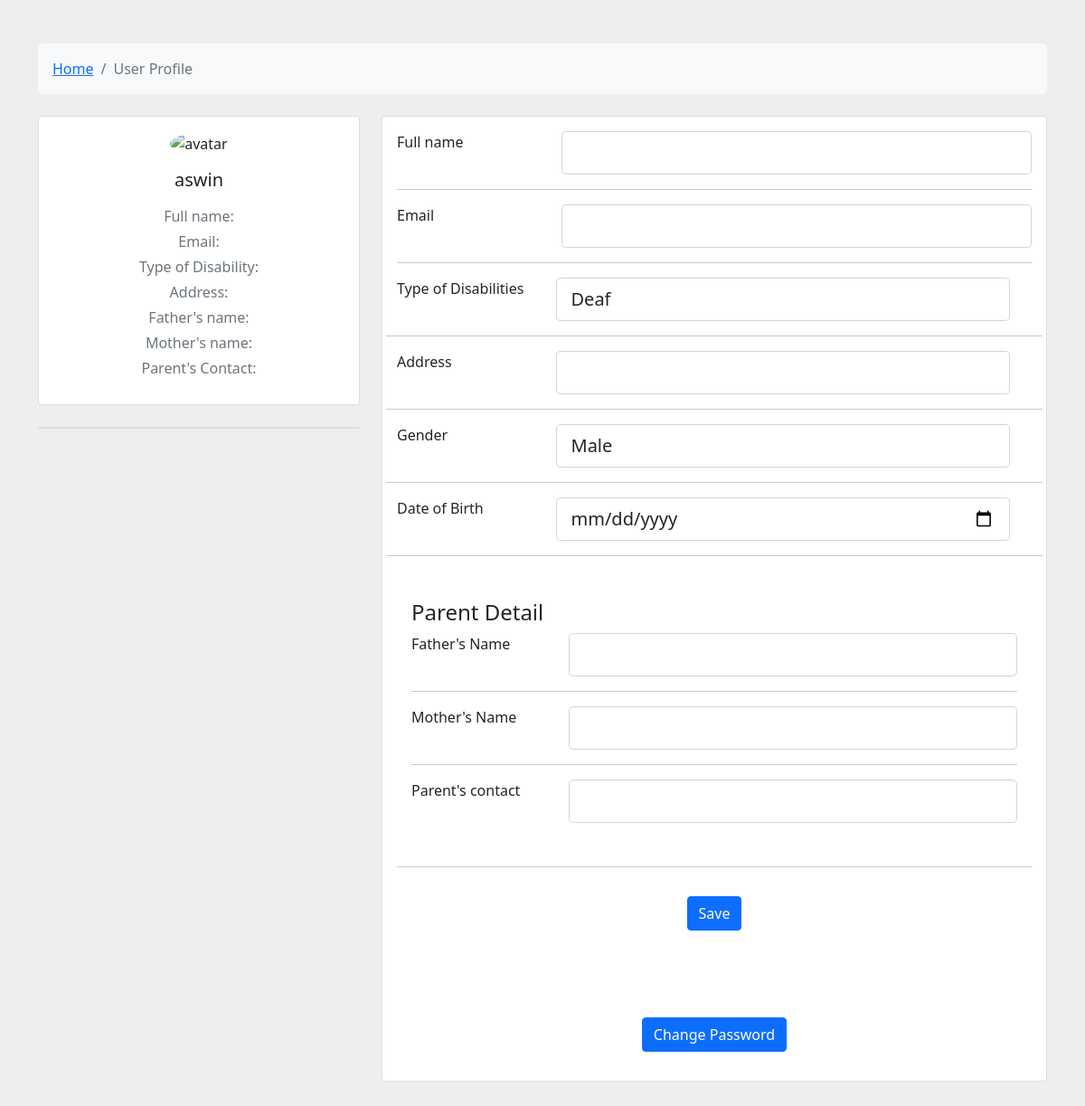
The page /teacherprofile/ (signed in) on the database as committed earlier.
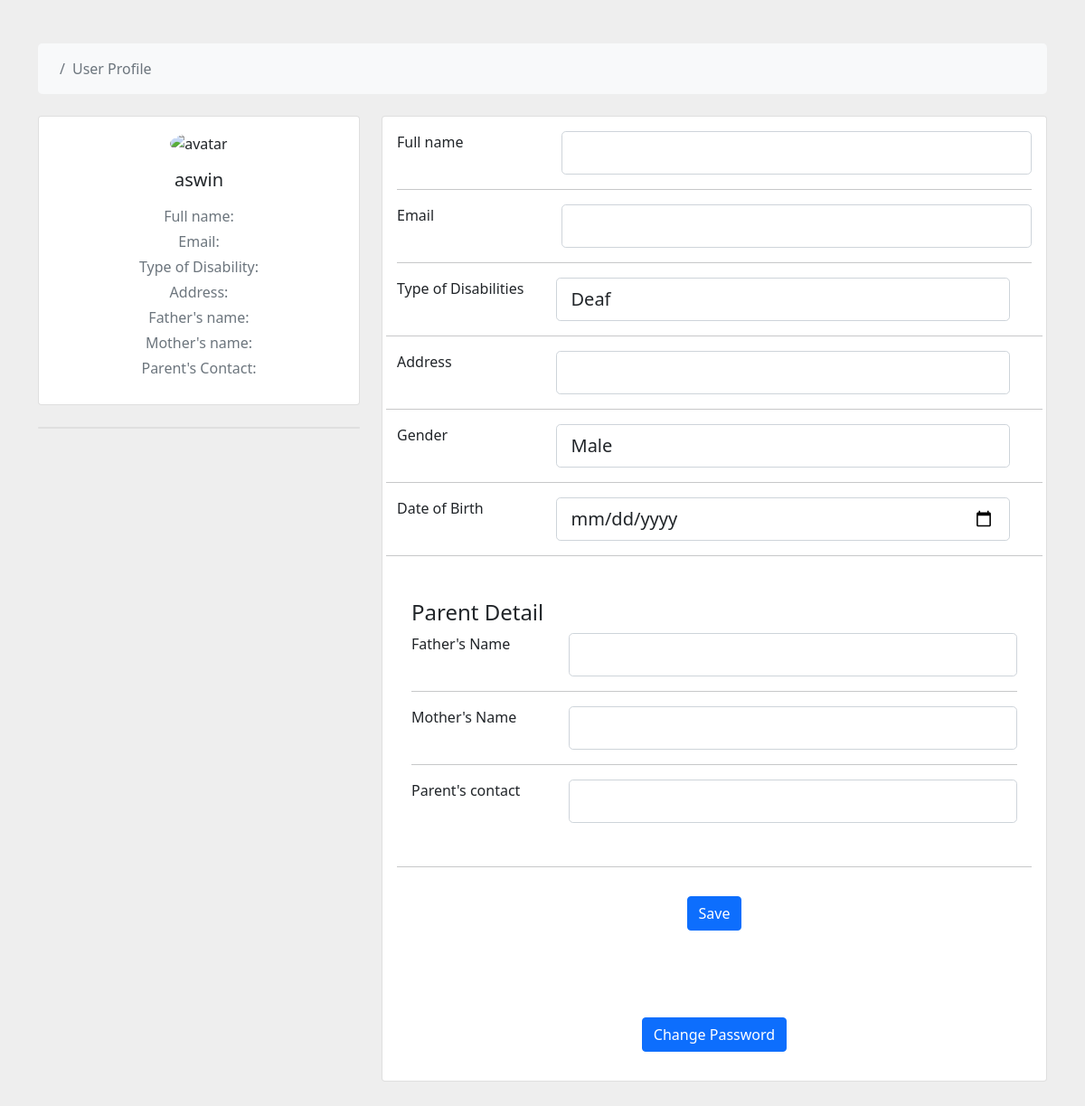
The same page on the database as committed later.
### app1/views.py (the view)
# urls.py: path('teacherprofile/', views.teacherprofile, name ='teacherprofile'),
def teacherprofile(request):
     return render(request,'teacherprofile.html')

### templates/teacherprofile.html (shortened to what the changed rows need)
{% load static %}
<!DOCTYPE html>
<html lang="en">
<head>
    <link rel="stylesheet"
        href="https://cdn.jsdelivr.net/npm/bootstrap@5.0.2/dist/css/bootstrap.min.css"
>
</head>
<body>
    <section style="background-color: #eee;">
        <div class="container py-5">
            <div class="row">
                <div class="col">
                    <nav aria-label="breadcrumb" class="bg-light rounded-3 p-3 mb-4">
                        <ol class="breadcrumb mb-0">
                            <li class="breadcrumb-item">
                                {% if user.is_student %}
                                    <a href="{% url "index" %}">Home</a>
                                {% elif user.is_teacher %}
                                    <a href="{% url "teacherhome" %}">Home</a>
                                {% endif %}
                            </li>
                        </ol>
                    </nav>
                </div>
            </div>
        </div>
    </section>
</body>
</html>

Rows that differ between the two databases and show on the page:
changed CustomUser "aswin": is_student True → False (drawn)
Other text that changed with them:
text no longer shown: "Home"
